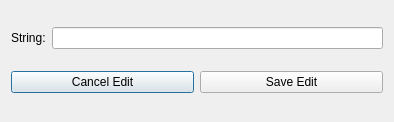
<?xml version="1.0" encoding="UTF-8"?>
<ui version="4.0">
 <class>stringBox</class>
 <widget class="QDialog" name="stringBox">
  <property name="geometry">
   <rect>
    <x>0</x>
    <y>0</y>
    <width>394</width>
    <height>122</height>
   </rect>
  </property>
  <property name="windowTitle">
   <string>String Settings</string>
  </property>
  <layout class="QGridLayout" name="gridLayout">
   <item row="1" column="0" colspan="2">
    <layout class="QHBoxLayout" name="horizontalLayout">
     <item>
      <widget class="QPushButton" name="cancelAction">
       <property name="text">
        <string>Cancel Edit</string>
       </property>
      </widget>
     </item>
     <item>
      <widget class="QPushButton" name="saveAction">
       <property name="text">
        <string>Save Edit</string>
       </property>
      </widget>
     </item>
    </layout>
   </item>
   <item row="0" column="0" colspan="2">
    <layout class="QHBoxLayout" name="horizontalLayout_2">
     <item>
      <widget class="QLabel" name="label">
       <property name="text">
        <string>String:</string>
       </property>
      </widget>
     </item>
     <item>
      <widget class="QLineEdit" name="stringName"/>
     </item>
    </layout>
   </item>
  </layout>
 </widget>
 <resources/>
 <connections/>
</ui>
